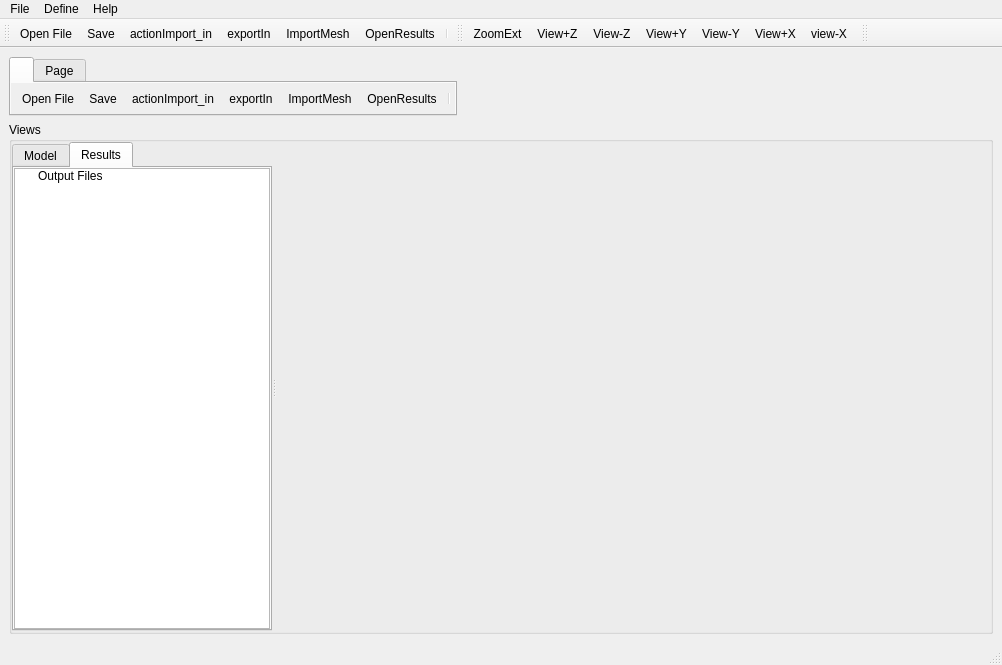
<?xml version="1.0" encoding="UTF-8"?>
<ui version="4.0">
 <class>SimpleView</class>
 <widget class="QMainWindow" name="SimpleView">
  <property name="geometry">
   <rect>
    <x>0</x>
    <y>0</y>
    <width>1002</width>
    <height>665</height>
   </rect>
  </property>
  <property name="palette">
   <palette>
    <active>
     <colorrole role="Light">
      <brush brushstyle="SolidPattern">
       <color alpha="255">
        <red>240</red>
        <green>240</green>
        <blue>240</blue>
       </color>
      </brush>
     </colorrole>
    </active>
    <inactive>
     <colorrole role="Light">
      <brush brushstyle="SolidPattern">
       <color alpha="255">
        <red>240</red>
        <green>240</green>
        <blue>240</blue>
       </color>
      </brush>
     </colorrole>
    </inactive>
    <disabled>
     <colorrole role="Light">
      <brush brushstyle="SolidPattern">
       <color alpha="255">
        <red>240</red>
        <green>240</green>
        <blue>240</blue>
       </color>
      </brush>
     </colorrole>
    </disabled>
   </palette>
  </property>
  <property name="windowTitle">
   <string>FluxSolCAE 0.0.1 64-bit</string>
  </property>
  <property name="windowIcon">
   <iconset resource="Icons/icons.qrc">
    <normaloff>:/Icons/cae.png</normaloff>:/Icons/cae.png</iconset>
  </property>
  <property name="iconSize">
   <size>
    <width>22</width>
    <height>22</height>
   </size>
  </property>
  <widget class="QWidget" name="centralwidget">
   <layout class="QGridLayout" name="gridLayout">
    <item row="2" column="0">
     <widget class="QGroupBox" name="groupBoxGraph">
      <property name="sizePolicy">
       <sizepolicy hsizetype="Expanding" vsizetype="Expanding">
        <horstretch>1</horstretch>
        <verstretch>1</verstretch>
       </sizepolicy>
      </property>
      <property name="title">
       <string>Views</string>
      </property>
      <layout class="QVBoxLayout">
       <property name="spacing">
        <number>0</number>
       </property>
       <property name="leftMargin">
        <number>0</number>
       </property>
       <property name="topMargin">
        <number>0</number>
       </property>
       <property name="rightMargin">
        <number>0</number>
       </property>
       <property name="bottomMargin">
        <number>0</number>
       </property>
       <item>
        <widget class="QSplitter" name="splitter">
         <property name="layoutDirection">
          <enum>Qt::LeftToRight</enum>
         </property>
         <property name="orientation">
          <enum>Qt::Horizontal</enum>
         </property>
         <widget class="QTabWidget" name="tabWidget">
          <property name="currentIndex">
           <number>1</number>
          </property>
          <widget class="QTreeWidget" name="ModelTree">
           <property name="headerHidden">
            <bool>true</bool>
           </property>
           <attribute name="title">
            <string>Model</string>
           </attribute>
           <column>
            <property name="text">
             <string notr="true">2</string>
            </property>
           </column>
           <item>
            <property name="text">
             <string>Models</string>
            </property>
            <item>
             <property name="text">
              <string>Model-1</string>
             </property>
             <item>
              <property name="text">
               <string>Parts</string>
              </property>
              <property name="icon">
               <iconset resource="Icons/icons.qrc">
                <normaloff>:/Icons/parts.png</normaloff>:/Icons/parts.png</iconset>
              </property>
             </item>
             <item>
              <property name="text">
               <string>Materials</string>
              </property>
              <property name="icon">
               <iconset resource="Icons/icons.qrc">
                <normaloff>:/Icons/Materials.png</normaloff>:/Icons/Materials.png</iconset>
              </property>
             </item>
             <item>
              <property name="text">
               <string>BCs</string>
              </property>
             </item>
            </item>
           </item>
           <item>
            <property name="text">
             <string>Analysis</string>
            </property>
            <item>
             <property name="text">
              <string>Jobs</string>
             </property>
            </item>
           </item>
          </widget>
          <widget class="QTreeWidget" name="ResultsTab">
           <property name="headerHidden">
            <bool>true</bool>
           </property>
           <attribute name="title">
            <string>Results</string>
           </attribute>
           <column>
            <property name="text">
             <string>1</string>
            </property>
           </column>
           <item>
            <property name="text">
             <string>Output Files</string>
            </property>
           </item>
          </widget>
         </widget>
         <widget class="QVTKWidget" name="qvtkWidget" native="true">
          <property name="sizePolicy">
           <sizepolicy hsizetype="Expanding" vsizetype="Expanding">
            <horstretch>1</horstretch>
            <verstretch>1</verstretch>
           </sizepolicy>
          </property>
          <property name="minimumSize">
           <size>
            <width>300</width>
            <height>300</height>
           </size>
          </property>
         </widget>
        </widget>
       </item>
      </layout>
     </widget>
    </item>
    <item row="1" column="0">
     <widget class="QTabWidget" name="tabWidget_2">
      <property name="sizePolicy">
       <sizepolicy hsizetype="Fixed" vsizetype="Expanding">
        <horstretch>0</horstretch>
        <verstretch>0</verstretch>
       </sizepolicy>
      </property>
      <property name="palette">
       <palette>
        <active>
         <colorrole role="Light">
          <brush brushstyle="SolidPattern">
           <color alpha="255">
            <red>240</red>
            <green>240</green>
            <blue>240</blue>
           </color>
          </brush>
         </colorrole>
         <colorrole role="Base">
          <brush brushstyle="SolidPattern">
           <color alpha="255">
            <red>240</red>
            <green>240</green>
            <blue>240</blue>
           </color>
          </brush>
         </colorrole>
        </active>
        <inactive>
         <colorrole role="Light">
          <brush brushstyle="SolidPattern">
           <color alpha="255">
            <red>240</red>
            <green>240</green>
            <blue>240</blue>
           </color>
          </brush>
         </colorrole>
         <colorrole role="Base">
          <brush brushstyle="SolidPattern">
           <color alpha="255">
            <red>240</red>
            <green>240</green>
            <blue>240</blue>
           </color>
          </brush>
         </colorrole>
        </inactive>
        <disabled>
         <colorrole role="Light">
          <brush brushstyle="SolidPattern">
           <color alpha="255">
            <red>240</red>
            <green>240</green>
            <blue>240</blue>
           </color>
          </brush>
         </colorrole>
         <colorrole role="Base">
          <brush brushstyle="SolidPattern">
           <color alpha="255">
            <red>240</red>
            <green>240</green>
            <blue>240</blue>
           </color>
          </brush>
         </colorrole>
        </disabled>
       </palette>
      </property>
      <property name="autoFillBackground">
       <bool>true</bool>
      </property>
      <property name="currentIndex">
       <number>0</number>
      </property>
      <widget class="QToolBar" name="toolBar_2">
       <property name="palette">
        <palette>
         <active>
          <colorrole role="Light">
           <brush brushstyle="SolidPattern">
            <color alpha="255">
             <red>240</red>
             <green>240</green>
             <blue>240</blue>
            </color>
           </brush>
          </colorrole>
          <colorrole role="Base">
           <brush brushstyle="SolidPattern">
            <color alpha="255">
             <red>240</red>
             <green>240</green>
             <blue>240</blue>
            </color>
           </brush>
          </colorrole>
          <colorrole role="NoRole">
           <brush brushstyle="SolidPattern">
            <color alpha="255">
             <red>240</red>
             <green>240</green>
             <blue>240</blue>
            </color>
           </brush>
          </colorrole>
         </active>
         <inactive>
          <colorrole role="Light">
           <brush brushstyle="SolidPattern">
            <color alpha="255">
             <red>240</red>
             <green>240</green>
             <blue>240</blue>
            </color>
           </brush>
          </colorrole>
          <colorrole role="Base">
           <brush brushstyle="SolidPattern">
            <color alpha="255">
             <red>240</red>
             <green>240</green>
             <blue>240</blue>
            </color>
           </brush>
          </colorrole>
          <colorrole role="NoRole">
           <brush brushstyle="SolidPattern">
            <color alpha="255">
             <red>240</red>
             <green>240</green>
             <blue>240</blue>
            </color>
           </brush>
          </colorrole>
         </inactive>
         <disabled>
          <colorrole role="Light">
           <brush brushstyle="SolidPattern">
            <color alpha="255">
             <red>240</red>
             <green>240</green>
             <blue>240</blue>
            </color>
           </brush>
          </colorrole>
          <colorrole role="Base">
           <brush brushstyle="SolidPattern">
            <color alpha="255">
             <red>240</red>
             <green>240</green>
             <blue>240</blue>
            </color>
           </brush>
          </colorrole>
          <colorrole role="NoRole">
           <brush brushstyle="SolidPattern">
            <color alpha="255">
             <red>240</red>
             <green>240</green>
             <blue>240</blue>
            </color>
           </brush>
          </colorrole>
         </disabled>
        </palette>
       </property>
       <property name="windowTitle">
        <string>Mesh</string>
       </property>
       <property name="autoFillBackground">
        <bool>true</bool>
       </property>
       <property name="orientation">
        <enum>Qt::Horizontal</enum>
       </property>
       <property name="iconSize">
        <size>
         <width>22</width>
         <height>22</height>
        </size>
       </property>
       <attribute name="title">
        <string/>
       </attribute>
       <addaction name="actionOpenFile"/>
       <addaction name="actionSave"/>
       <addaction name="actionImport_in"/>
       <addaction name="actionExportIn"/>
       <addaction name="actionImportMesh"/>
       <addaction name="actionOpenResults"/>
       <addaction name="separator"/>
      </widget>
      <widget class="QWidget" name="tab">
       <attribute name="title">
        <string>Page</string>
       </attribute>
      </widget>
     </widget>
    </item>
   </layout>
  </widget>
  <widget class="QMenuBar" name="menubar">
   <property name="geometry">
    <rect>
     <x>0</x>
     <y>0</y>
     <width>1002</width>
     <height>21</height>
    </rect>
   </property>
   <widget class="QMenu" name="menuFile">
    <property name="title">
     <string>File</string>
    </property>
    <widget class="QMenu" name="menuImport">
     <property name="title">
      <string>Import...</string>
     </property>
     <widget class="QMenu" name="menuMesh">
      <property name="title">
       <string>Mesh</string>
      </property>
      <addaction name="actionImportCGNSMesh"/>
      <addaction name="actionImportFluentMesh"/>
     </widget>
     <addaction name="menuMesh"/>
     <addaction name="actionImportModel"/>
    </widget>
    <addaction name="actionOpenFile"/>
    <addaction name="menuImport"/>
    <addaction name="actionSave"/>
    <addaction name="separator"/>
    <addaction name="actionExit"/>
   </widget>
   <widget class="QMenu" name="menuHelp">
    <property name="title">
     <string>Help</string>
    </property>
    <addaction name="actionAbout"/>
   </widget>
   <widget class="QMenu" name="menuDefine">
    <property name="title">
     <string>Define</string>
    </property>
    <addaction name="actionUser_Defined_Object"/>
   </widget>
   <addaction name="menuFile"/>
   <addaction name="menuDefine"/>
   <addaction name="menuHelp"/>
  </widget>
  <widget class="QStatusBar" name="statusbar"/>
  <widget class="QToolBar" name="toolBar">
   <property name="orientation">
    <enum>Qt::Horizontal</enum>
   </property>
   <property name="iconSize">
    <size>
     <width>22</width>
     <height>22</height>
    </size>
   </property>
   <attribute name="toolBarArea">
    <enum>TopToolBarArea</enum>
   </attribute>
   <attribute name="toolBarBreak">
    <bool>false</bool>
   </attribute>
   <addaction name="actionOpenFile"/>
   <addaction name="actionSave"/>
   <addaction name="actionImport_in"/>
   <addaction name="actionExportIn"/>
   <addaction name="actionImportMesh"/>
   <addaction name="actionOpenResults"/>
   <addaction name="separator"/>
  </widget>
  <widget class="QToolBar" name="toolBar_View">
   <property name="windowTitle">
    <string>toolBar_2</string>
   </property>
   <attribute name="toolBarArea">
    <enum>TopToolBarArea</enum>
   </attribute>
   <attribute name="toolBarBreak">
    <bool>false</bool>
   </attribute>
   <addaction name="actionZoomExt"/>
   <addaction name="actionView_Z"/>
   <addaction name="actionView_Z_2"/>
   <addaction name="actionView_Y"/>
   <addaction name="actionView_Y_2"/>
   <addaction name="actionView_X"/>
   <addaction name="actionView_X_2"/>
  </widget>
  <widget class="QToolBar" name="toolBar_Results">
   <property name="orientation">
    <enum>Qt::Horizontal</enum>
   </property>
   <property name="iconSize">
    <size>
     <width>22</width>
     <height>22</height>
    </size>
   </property>
   <attribute name="toolBarArea">
    <enum>TopToolBarArea</enum>
   </attribute>
   <attribute name="toolBarBreak">
    <bool>false</bool>
   </attribute>
  </widget>
  <action name="actionExit">
   <property name="text">
    <string>Exit</string>
   </property>
  </action>
  <action name="actionPrint">
   <property name="icon">
    <iconset resource="Icons/icons.qrc">
     <normaloff>:/Icons/print.png</normaloff>:/Icons/print.png</iconset>
   </property>
   <property name="text">
    <string>Print</string>
   </property>
  </action>
  <action name="actionSave">
   <property name="icon">
    <iconset resource="Icons/icons.qrc">
     <normaloff>:/Icons/save.png</normaloff>:/Icons/save.png</iconset>
   </property>
   <property name="text">
    <string>Save</string>
   </property>
  </action>
  <action name="actionAbout">
   <property name="text">
    <string>About</string>
   </property>
  </action>
  <action name="actionZoomExt">
   <property name="icon">
    <iconset resource="Icons/icons.qrc">
     <normaloff>:/Icons/zoomext.png</normaloff>:/Icons/zoomext.png</iconset>
   </property>
   <property name="text">
    <string>ZoomExt</string>
   </property>
  </action>
  <action name="actionOpenFile">
   <property name="enabled">
    <bool>true</bool>
   </property>
   <property name="icon">
    <iconset resource="Icons/icons.qrc">
     <normaloff>:/Icons/fileopen.png</normaloff>:/Icons/fileopen.png</iconset>
   </property>
   <property name="text">
    <string>Open File...</string>
   </property>
  </action>
  <action name="actionView_Z">
   <property name="icon">
    <iconset resource="Icons/icons.qrc">
     <normaloff>:/Icons/view+Z-2.png</normaloff>:/Icons/view+Z-2.png</iconset>
   </property>
   <property name="text">
    <string>View+Z</string>
   </property>
  </action>
  <action name="actionView_Z_2">
   <property name="icon">
    <iconset resource="Icons/icons.qrc">
     <normaloff>:/Icons/view-Z.png</normaloff>:/Icons/view-Z.png</iconset>
   </property>
   <property name="text">
    <string>View-Z</string>
   </property>
  </action>
  <action name="actionView_Y">
   <property name="icon">
    <iconset resource="Icons/icons.qrc">
     <normaloff>:/Icons/view+Y.png</normaloff>:/Icons/view+Y.png</iconset>
   </property>
   <property name="text">
    <string>View+Y</string>
   </property>
  </action>
  <action name="actionView_Y_2">
   <property name="icon">
    <iconset resource="Icons/icons.qrc">
     <normaloff>:/Icons/view-Y.png</normaloff>:/Icons/view-Y.png</iconset>
   </property>
   <property name="text">
    <string>View-Y</string>
   </property>
  </action>
  <action name="actionView_X_2">
   <property name="icon">
    <iconset resource="Icons/icons.qrc">
     <normaloff>:/Icons/view-X.png</normaloff>:/Icons/view-X.png</iconset>
   </property>
   <property name="text">
    <string>view-X</string>
   </property>
   <property name="toolTip">
    <string>View-X</string>
   </property>
  </action>
  <action name="actionView_X">
   <property name="icon">
    <iconset resource="Icons/icons.qrc">
     <normaloff>:/Icons/view+X.png</normaloff>:/Icons/view+X.png</iconset>
   </property>
   <property name="text">
    <string>View+X</string>
   </property>
  </action>
  <action name="actionImportModel">
   <property name="text">
    <string>Model</string>
   </property>
  </action>
  <action name="actionImportFluentMesh">
   <property name="text">
    <string>From Fluent</string>
   </property>
   <property name="toolTip">
    <string>Import Mesh From Fluent</string>
   </property>
  </action>
  <action name="actionImportCGNSMesh">
   <property name="text">
    <string>From CGNS</string>
   </property>
   <property name="toolTip">
    <string>Import Mesh From CGNS</string>
   </property>
  </action>
  <action name="actionUser_Defined_Object">
   <property name="text">
    <string>User Defined Object</string>
   </property>
  </action>
  <action name="actionImport_in">
   <property name="icon">
    <iconset resource="Icons/icons.qrc">
     <normaloff>:/Icons/import_in.png</normaloff>:/Icons/import_in.png</iconset>
   </property>
   <property name="text">
    <string>actionImport_in</string>
   </property>
   <property name="toolTip">
    <string>Import Input File</string>
   </property>
  </action>
  <action name="actionExportIn">
   <property name="icon">
    <iconset resource="Icons/icons.qrc">
     <normaloff>:/Icons/save_in.png</normaloff>:/Icons/save_in.png</iconset>
   </property>
   <property name="text">
    <string>exportIn</string>
   </property>
  </action>
  <action name="actionImportMesh">
   <property name="icon">
    <iconset resource="Icons/icons.qrc">
     <normaloff>:/Icons/ImportMesh.png</normaloff>:/Icons/ImportMesh.png</iconset>
   </property>
   <property name="text">
    <string>ImportMesh</string>
   </property>
   <property name="toolTip">
    <string>Import Mesh</string>
   </property>
  </action>
  <action name="actionOpenResults">
   <property name="icon">
    <iconset resource="Icons/icons.qrc">
     <normaloff>:/Icons/OpenResults.png</normaloff>:/Icons/OpenResults.png</iconset>
   </property>
   <property name="text">
    <string>OpenResults</string>
   </property>
   <property name="toolTip">
    <string>Open Results File</string>
   </property>
  </action>
 </widget>
 <customwidgets>
  <customwidget>
   <class>QVTKWidget</class>
   <extends>QWidget</extends>
   <header>QVTKWidget.h</header>
  </customwidget>
 </customwidgets>
 <tabstops>
  <tabstop>tabWidget</tabstop>
 </tabstops>
 <resources>
  <include location="Icons/icons.qrc"/>
 </resources>
 <connections/>
</ui>
